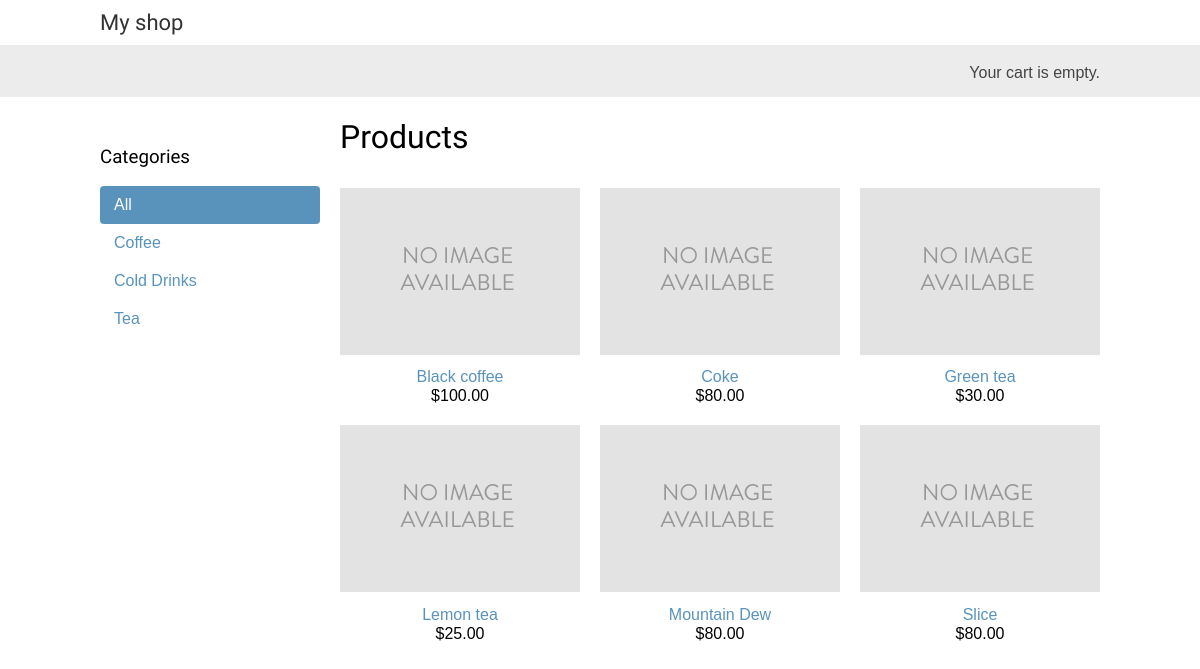
Before: / with the older database file.
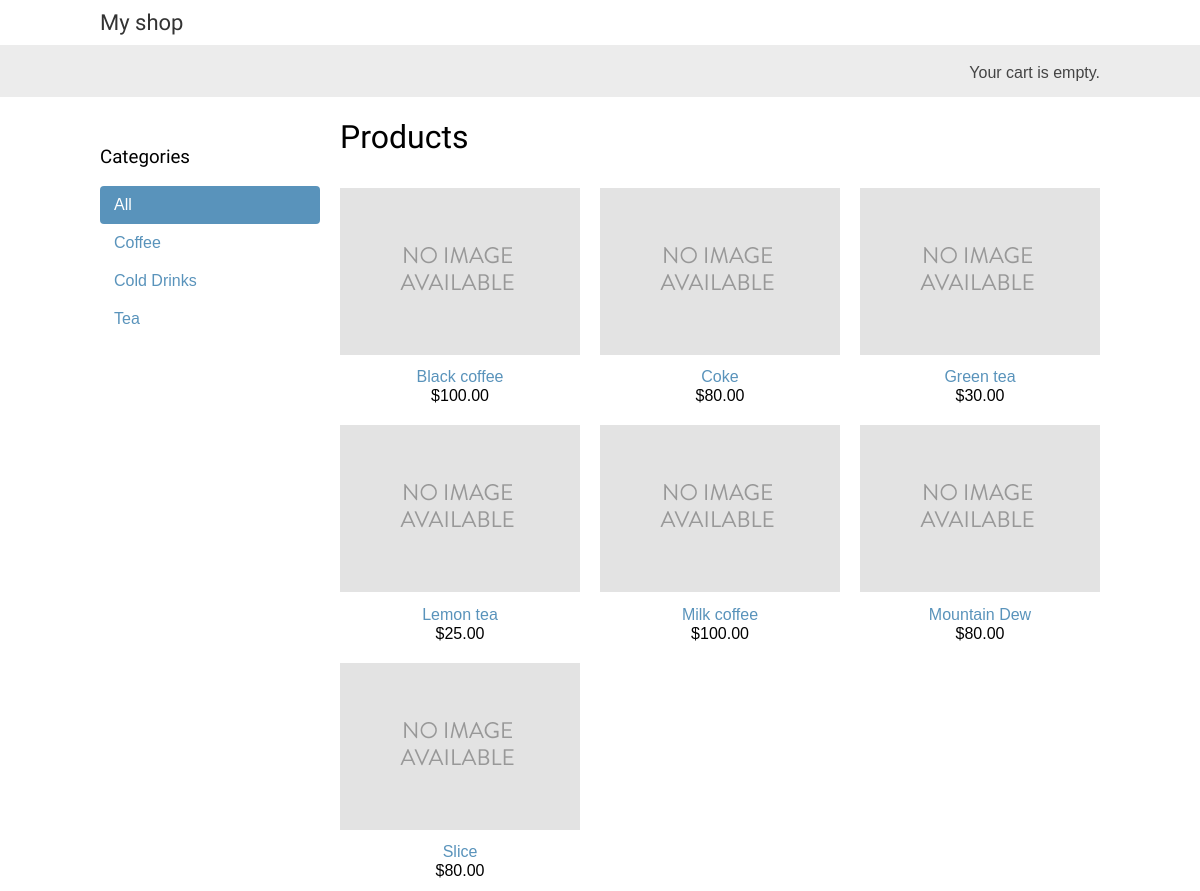
After: the same page with the newer database file.
### shop/models.py (models this page shows, shortened)
class Category(models.Model):
    name = models.CharField(max_length=200)
    slug = models.SlugField(max_length=200, unique=True)
    class Meta:
        ordering = ['name']
        indexes = [
            models.Index(fields=['name'])
        ]
        verbose_name = 'category'
        verbose_name_plural = 'categories'
    def get_absolute_url(self):
        return reverse('shop:product_list_by_category', args=[self.slug])

class Product(models.Model):
    category = models.ForeignKey(Category, related_name='products', on_delete=models.CASCADE)
    name = models.CharField(max_length=200)
    slug = models.SlugField(max_length=200)
    image = models.ImageField(upload_to='products/%Y/%m/%d', blank=True)
    description = models.TextField(blank=True)
    price = models.DecimalField(max_digits=10, decimal_places=2)
    available = models.BooleanField(default=True)
    created = models.DateTimeField(auto_now_add=True)
    updated = models.DateTimeField(auto_now=True)
    class Meta:
        ordering = ['name']
        indexes = [
            models.Index(fields=['id','slug']),
            models.Index(fields=['name']),
            models.Index(fields=['-created'])
        ]
    def get_absolute_url(self):
        return reverse('shop:product_detail', args=[self.id, self.slug])

### shop/views.py (the view)
# urls.py: path('', views.product_list, name="product_list"),
def product_list(request, category_slug=None):  #category_slug=None means this parameter is optional
    category = None
    categories = Category.objects.all()
    products = Product.objects.filter(available=True)
    if category_slug:
        category = get_object_or_404(Category, slug=category_slug)
        products = products.filter(category=category)
    return render(request, 'shop/product/list.html',
                    {'category':category,
                    'categories':categories,        # categories should be int ? from where ?
                    'products':products})

### cart/cart.py (called while the page is built)
    def __len__(self): # count all items in cart
        return sum(item['quantity'] for item in self.cart.values())

### cart/context_processors.py (called while the page is built)
def cart(request):
    return {'cart': Cart(request)}

### shop/templates/shop/product/list.html (shortened to what this page needs)
{% extends "shop/base.html" %}
{% load static %}
{% block content %}
    <div id="sidebar">
        <h3>Categories</h3>
        <ul>
            <li {% if not category %}class="selected"{% endif %}>
                <a href="{% url "shop:product_list" %}">All</a>
            </li>
            {% for c in categories %}
            <li >
            <a href="{{ c.get_absolute_url }}">{{ c.name }}</a>
            </li>
        {% endfor %}
        </ul>
    </div>
    <div id="main" class="product-list">
        <h1>{% if category %}{{ category.name }}{% else %}Products
        {% endif %}</h1>
        {% for product in products %}
            <div class="item">
                <a href="{{ product.get_absolute_url }}">
                    <img src="{% if product.image %}{{ product.image.url }}{% else %}
                    {% static "img/no_image.png" %}{% endif %}">
                </a>
                <a href="{{ product.get_absolute_url }}">{{ product.name }}</a>
                <br>
                ${{ product.price }}
            </div>
        {% endfor %}
    </div>
{% endblock content%}

### shop/templates/shop/base.html (shortened to what this page needs)
{% load static %}
<!DOCTYPE html>
<html>
    <head>
        <link href="{% static "css/base.css" %}" rel="stylesheet">
    </head>
    <body>
        <div id="header">
            <a href="/" class="logo">My shop</a>
        </div>
        <div id="subheader">
            <div class="cart">
                {% with total_items=cart|length %}
                    {% if total_items > 0 %}
                        Your cart:
                        <a href="{% url "cart:cart_detail" %}">
                        {{ total_items }} item{{ total_items|pluralize }},
                        ${{ cart.get_total_price }}
                        </a>
                    {% elif not order %}
                        Your cart is empty.
                    {% endif %}
                {% endwith %}
            </div>
        </div>
        <div id="content">
            {% block content %}
            {% endblock %}
        </div>
    </body>
</html>

### shop/static/css/base.css (style rules this page uses)
body { margin:0; padding:0; font-family:helvetica, sans-serif; }
h1, h2, h3, h4, h5 , h6 { font-family: 'Ubuntu', sans-serif; font-weight:normal; }
a { text-decoration:none; color:#5993bb; }
#header { padding:10px 100px; font-size:18px; overflow:auto; }
#subheader { background:#ececec; color:#444; padding:15px 100px; overflow:auto; }
#header .logo { font-family: 'Ubuntu', sans-serif; float:left; color:#333; font-size:22px; margin-right:10%; }
#subheader .cart { float:right; padding-top:4px; }
#content { padding:0 100px; overflow:hidden; }
#sidebar { width:220px; padding:30px 20px 0 0; float:left; }
#sidebar ul { margin:0; padding:0; }
#sidebar ul li { margin:0; list-style:none; padding:10px 14px; }
#sidebar ul li a { display:block; }
#sidebar ul li.selected { background:#5993bb; border-radius:4px; }
#sidebar ul li.selected a { color:#fff; }
#main { float:left; width: 96%; margin-right:-220px; overflow:hidden; }
.product-list .item { width:25%; padding:10px 20px 10px 0; float:left; text-align:center; line-height:1.2; }
.product-list .item img { width:100%; margin-bottom:8px; }

Changed rows visible on the page:
added Product: name "Milk coffee", price "100.00"
